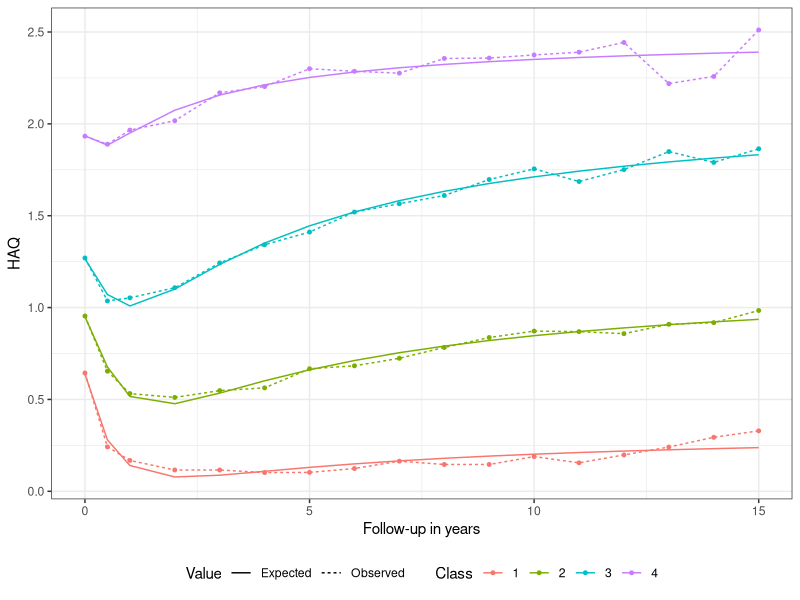

R code for this plot: (Note: this script raises an error after producing the figure.)
rm(list = ls())
library("ggplot2")
library("data.table")
theme_set(theme_bw())

# NORTON (2014) LATENT CLASS GROWTH MODEL (LCGM) ------------------------------
# predicted HAQ
haq <- data.table(read.table("haqpred-norton-2014.dat"))
setnames(haq, colnames(haq),
         c("time", "c3_obs", "c3_exp", "c1_obs", "c1_exp", 
           "c4_obs", "c4_exp", "c2_obs", "c2_exp"))
haq[, time := c(0, .5, seq(1, 15))]
haq[, xt := 1 - (1/(time + 1))]
c1.lm <- lm(c1_obs ~ xt + I(xt^2) + I(xt^3), data = haq)
c2.lm <-  lm(c2_obs ~ xt + I(xt^2) + I(xt^3), data = haq)
c3.lm <-  lm(c3_obs ~ xt + I(xt^2) + I(xt^3), data = haq)
c4.lm <-  lm(c4_obs ~ xt + I(xt^2) + I(xt^3), data = haq)
haq[, c1_lmexp := c(predict(c1.lm))]
haq[, c2_lmexp := c(predict(c2.lm))]
haq[, c3_lmexp := c(predict(c3.lm))]
haq[, c4_lmexp := c(predict(c4.lm))]
p.dat <- melt(haq[, .(time, c1_obs, c2_obs, c3_obs, c4_obs, c1_lmexp, c2_lmexp,
                      c3_lmexp, c4_lmexp)], id.vars = "time")
p.dat[, class := ifelse(variable %in% c("c1_obs", "c1_lmexp"), 1, NA)]
p.dat[, class := ifelse(variable %in% c("c2_obs", "c2_lmexp"), 2, class)]
p.dat[, class := ifelse(variable %in% c("c3_obs", "c3_lmexp"), 3, class)]
p.dat[, class := ifelse(variable %in% c("c4_obs", "c4_lmexp"), 4, class)]
p.dat[, type := ifelse(grepl("lmexp", variable) == TRUE, "Expected", "Observed")]
p <- ggplot(p.dat, aes(x = time, y = value, linetype = factor(type), col = factor(class))) + 
  geom_line() +
  geom_point(data = p.dat[ type == "Observed"], aes(x = time, y = value), size = 1) +
  xlab("Follow-up in years") + ylab("HAQ") + scale_linetype_discrete("Value") +
  scale_color_discrete("Class") +
  theme(legend.position = "bottom")
ggsave("figs/haq-lcgm-obsexp.pdf", p, height = 5, width = 7)

# latent class probabilities
# note that standard errors are taken from the Norton (2014) supplement
coefs <- fread("coef-norton-2014.csv")
beta1 <- coef(c1.lm)
beta1.se <- c(.058, .074, .027, .003)
beta2 <- coef(c2.lm)
beta2.se <- c(.058, .020, .002, .064)
beta3 <- coef(c3.lm)
beta3.se <- c(.064, .056, .021, .002)
beta4 <- coef(c4.lm)
beta4.se <- c(.063, .073, .027, .003)
beta.var <- paste0(c("intercept_", "linear_", "quadratic_", "cubic_"), rep(seq(1,4), each = 4))
beta.parameter <- rep(c("beta1", "beta2", "beta3", "beta4"), each = 4)
beta.dt <- data.table(var = beta.var, data = "eras", parameter = beta.parameter, 
                      est = c(beta1, beta2, beta3, beta4),
                      se = c(beta1.se, beta2.se, beta3.se, beta4.se))
coefs <- rbind(beta.dt, coefs)

# save
haq.lcgm <- list(coef = coefs, vcov = diag(coefs$se^2))
save(haq.lcgm, 
     file = "../data/haq-lcgm.rda", compress = "bzip2")
